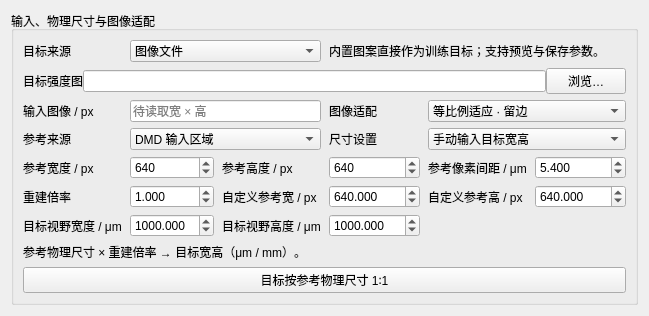
             <widget class="QWidget" name="targetDesignPage">
              <attribute name="title">
               <string>目标与尺寸</string>
              </attribute>
              <layout class="QVBoxLayout" name="targetDesignPageLayout">
               <item>
                <widget class="QGroupBox" name="targetImageGroup">
                 <layout class="QGridLayout" name="targetImageGroupLayout" columnstretch="0,1,0,1,0,1" rowstretch="0,0,0,0,0,0,0,0,0,1">
                  <property name="horizontalSpacing">
                   <number>8</number>
                  </property>
                  <property name="verticalSpacing">
                   <number>6</number>
                  </property>
                  <item row="0" column="0">
                   <widget class="QLabel" name="target_kindLabel">
                    <property name="text">
                     <string>目标来源</string>
                    </property>
                   </widget>
                  </item>
                  <item row="0" column="1" colspan="2">
                   <widget class="QComboBox" name="target_kind">
                    <item>
                     <property name="text">
                      <string>图像文件</string>
                     </property>
                    </item>
                    <item>
                     <property name="text">
                      <string>粗线十字</string>
                     </property>
                    </item>
                    <item>
                     <property name="text">
                      <string>方框</string>
                     </property>
                    </item>
                    <item>
                     <property name="text">
                      <string>非对称 L 与圆点</string>
                     </property>
                    </item>
                   </widget>
                  </item>
                  <item row="0" column="3" colspan="3">
                   <widget class="QLabel" name="testPatternNote">
                    <property name="text">
                     <string>内置图案直接作为训练目标；支持预览与保存参数。</string>
                    </property>
                   </widget>
                  </item>
                  <item row="1" column="0" colspan="6">
                   <layout class="QHBoxLayout" name="targetFileRow">
                    <item>
                     <widget class="QLabel" name="targetLabel">
                      <property name="text">
                       <string>目标强度图</string>
                      </property>
                     </widget>
                    </item>
                    <item>
                     <widget class="QLineEdit" name="target" />
                    </item>
                    <item>
                     <widget class="QPushButton" name="targetBrowse">
                      <property name="text">
                       <string>浏览…</string>
                      </property>
                      <property name="autoDefault">
                       <bool>false</bool>
                      </property>
                     </widget>
                    </item>
                   </layout>
                  </item>
                  <item row="2" column="0">
                   <widget class="QLabel" name="inputImageSizeDisplayCaption">
                    <property name="text">
                     <string>输入图像 / px</string>
                    </property>
                   </widget>
                  </item>
                  <item row="2" column="1" colspan="2">
                   <widget class="QLineEdit" name="inputImageSizeDisplay">
                    <property name="readOnly">
                     <bool>true</bool>
                    </property>
                    <property name="placeholderText">
                     <string>待读取宽 × 高</string>
                    </property>
                   </widget>
                  </item>
                  <item row="2" column="3">
                   <widget class="QLabel" name="targetFitModeComboBoxCaption">
                    <property name="text">
                     <string>图像适配</string>
                    </property>
                   </widget>
                  </item>
                  <item row="2" column="4" colspan="2">
                   <widget class="QComboBox" name="targetFitModeComboBox">
                    <property name="toolTip">
                     <string>参数将保存到当前任务；修改光路与成像参数后需重新核验几何映射。</string>
                    </property>
                    <item>
                     <property name="text">
                      <string>等比例适应 · 留边</string>
                     </property>
                    </item>
                    <item>
                     <property name="text">
                      <string>等比例填满 · 裁剪</string>
                     </property>
                    </item>
                    <item>
                     <property name="text">
                      <string>拉伸填满</string>
                     </property>
                    </item>
                   </widget>
                  </item>
                  <item row="3" column="0">
                   <widget class="QLabel" name="referenceSourceComboBoxCaption">
                    <property name="text">
                     <string>参考来源</string>
                    </property>
                   </widget>
                  </item>
                  <item row="3" column="1" colspan="2">
                   <widget class="QComboBox" name="referenceSourceComboBox">
                    <property name="toolTip">
                     <string>参数将保存到当前任务；修改光路与成像参数后需重新核验几何映射。</string>
                    </property>
                    <item>
                     <property name="text">
                      <string>所选 SLM 有效区域</string>
                     </property>
                    </item>
                    <item>
                     <property name="text">
                      <string>DMD 输入区域</string>
                     </property>
                    </item>
                    <item>
                     <property name="text">
                      <string>自定义像素尺寸</string>
                     </property>
                    </item>
                    <property name="currentIndex">
                     <number>1</number>
                    </property>
                   </widget>
                  </item>
                  <item row="3" column="3">
                   <widget class="QLabel" name="targetSizingModeComboBoxCaption">
                    <property name="text">
                     <string>尺寸设置</string>
                    </property>
                   </widget>
                  </item>
                  <item row="3" column="4" colspan="2">
                   <widget class="QComboBox" name="targetSizingModeComboBox">
                    <property name="toolTip">
                     <string>参数将保存到当前任务；修改光路与成像参数后需重新核验几何映射。</string>
                    </property>
                    <item>
                     <property name="text">
                      <string>按参考尺寸 × 倍率</string>
                     </property>
                    </item>
                    <item>
                     <property name="text">
                      <string>手动输入目标宽高</string>
                     </property>
                    </item>
                    <property name="currentIndex">
                     <number>1</number>
                    </property>
                   </widget>
                  </item>
                  <item row="4" column="0">
                   <widget class="QLabel" name="referenceWidthSpinBoxCaption">
                    <property name="text">
                     <string>参考宽度 / px</string>
                    </property>
                   </widget>
                  </item>
                  <item row="4" column="1">
                   <widget class="QDoubleSpinBox" name="referenceWidthSpinBox">
                    <property name="decimals">
                     <number>0</number>
                    </property>
                    <property name="minimum">
                     <double>0</double>
                    </property>
                    <property name="maximum">
                     <double>1920</double>
                    </property>
                    <property name="value">
                     <double>640</double>
                    </property>
                    <property name="keyboardTracking">
                     <bool>false</bool>
                    </property>
                    <property name="toolTip">
                     <string>按实际光路填写；改变尺寸或成像参数后需重新核验标定。</string>
                    </property>
                   </widget>
                  </item>
                  <item row="4" column="2">
                   <widget class="QLabel" name="referenceHeightSpinBoxCaption">
                    <property name="text">
                     <string>参考高度 / px</string>
                    </property>
                   </widget>
                  </item>
                  <item row="4" column="3">
                   <widget class="QDoubleSpinBox" name="referenceHeightSpinBox">
                    <property name="decimals">
                     <number>0</number>
                    </property>
                    <property name="minimum">
                     <double>0</double>
                    </property>
                    <property name="maximum">
                     <double>1080</double>
                    </property>
                    <property name="value">
                     <double>640</double>
                    </property>
                    <property name="keyboardTracking">
                     <bool>false</bool>
                    </property>
                    <property name="toolTip">
                     <string>按实际光路填写；改变尺寸或成像参数后需重新核验标定。</string>
                    </property>
                   </widget>
                  </item>
                  <item row="4" column="4">
                   <widget class="QLabel" name="referencePitchSpinBoxCaption">
                    <property name="text">
                     <string>参考像素间距 / μm</string>
                    </property>
                   </widget>
                  </item>
                  <item row="4" column="5">
                   <widget class="QDoubleSpinBox" name="referencePitchSpinBox">
                    <property name="decimals">
                     <number>3</number>
                    </property>
                    <property name="minimum">
                     <double>0</double>
                    </property>
                    <property name="maximum">
                     <double>100</double>
                    </property>
                    <property name="value">
                     <double>5.4</double>
                    </property>
                    <property name="keyboardTracking">
                     <bool>false</bool>
                    </property>
                    <property name="toolTip">
                     <string>按实际光路填写；改变尺寸或成像参数后需重新核验标定。</string>
                    </property>
                   </widget>
                  </item>
                  <item row="5" column="0">
                   <widget class="QLabel" name="reconstructionScaleSpinBoxCaption">
                    <property name="text">
                     <string>重建倍率</string>
                    </property>
                   </widget>
                  </item>
                  <item row="5" column="1">
                   <widget class="QDoubleSpinBox" name="reconstructionScaleSpinBox">
                    <property name="decimals">
                     <number>3</number>
                    </property>
                    <property name="minimum">
                     <double>0</double>
                    </property>
                    <property name="maximum">
                     <double>100</double>
                    </property>
                    <property name="value">
                     <double>1</double>
                    </property>
                    <property name="keyboardTracking">
                     <bool>false</bool>
                    </property>
                    <property name="toolTip">
                     <string>按实际光路填写；改变尺寸或成像参数后需重新核验标定。</string>
                    </property>
                   </widget>
                  </item>
                  <item row="5" column="2">
                   <widget class="QLabel" name="customWidthSpinBoxCaption">
                    <property name="text">
                     <string>自定义参考宽 / px</string>
                    </property>
                   </widget>
                  </item>
                  <item row="5" column="3">
                   <widget class="QDoubleSpinBox" name="customWidthSpinBox">
                    <property name="decimals">
                     <number>3</number>
                    </property>
                    <property name="minimum">
                     <double>0</double>
                    </property>
                    <property name="maximum">
                     <double>1000000</double>
                    </property>
                    <property name="value">
                     <double>640</double>
                    </property>
                    <property name="keyboardTracking">
                     <bool>false</bool>
                    </property>
                    <property name="toolTip">
                     <string>自定义像素数 × 参考像素间距 = 参考物理尺寸。此处不改变 SLM 相位文件的分辨率。</string>
                    </property>
                   </widget>
                  </item>
                  <item row="5" column="4">
                   <widget class="QLabel" name="customHeightSpinBoxCaption">
                    <property name="text">
                     <string>自定义参考高 / px</string>
                    </property>
                   </widget>
                  </item>
                  <item row="5" column="5">
                   <widget class="QDoubleSpinBox" name="customHeightSpinBox">
                    <property name="decimals">
                     <number>3</number>
                    </property>
                    <property name="minimum">
                     <double>0</double>
                    </property>
                    <property name="maximum">
                     <double>1000000</double>
                    </property>
                    <property name="value">
                     <double>640</double>
                    </property>
                    <property name="keyboardTracking">
                     <bool>false</bool>
                    </property>
                    <property name="toolTip">
                     <string>自定义像素数 × 参考像素间距 = 参考物理尺寸。此处不改变 SLM 相位文件的分辨率。</string>
                    </property>
                   </widget>
                  </item>
                  <item row="6" column="0">
                   <widget class="QLabel" name="target_width_umLabel">
                    <property name="text">
                     <string>目标视野宽度 / μm</string>
                    </property>
                   </widget>
                  </item>
                  <item row="6" column="1">
                   <widget class="QDoubleSpinBox" name="target_width_um">
                    <property name="decimals">
                     <number>3</number>
                    </property>
                    <property name="minimum">
                     <double>1</double>
                    </property>
                    <property name="maximum">
                     <double>20000</double>
                    </property>
                    <property name="value">
                     <double>1000</double>
                    </property>
                    <property name="keyboardTracking">
                     <bool>false</bool>
                    </property>
                   </widget>
                  </item>
                  <item row="6" column="2">
                   <widget class="QLabel" name="target_height_umLabel">
                    <property name="text">
                     <string>目标视野高度 / μm</string>
                    </property>
                   </widget>
                  </item>
                  <item row="6" column="3">
                   <widget class="QDoubleSpinBox" name="target_height_um">
                    <property name="decimals">
                     <number>3</number>
                    </property>
                    <property name="minimum">
                     <double>1</double>
                    </property>
                    <property name="maximum">
                     <double>20000</double>
                    </property>
                    <property name="value">
                     <double>1000</double>
                    </property>
                    <property name="keyboardTracking">
                     <bool>false</bool>
                    </property>
                   </widget>
                  </item>
                  <item row="7" column="0" colspan="6">
                   <widget class="QLabel" name="targetSizeFormulaLabel">
                    <property name="wordWrap">
                     <bool>true</bool>
                    </property>
                    <property name="text">
                     <string>参考物理尺寸 × 重建倍率 → 目标宽高（μm / mm）。</string>
                    </property>
                    <property name="toolTip">
                     <string>例如 DMD 640 × 640 px、5.4 μm、1×，目标为 3456 × 3456 μm，即 3.456 × 3.456 mm。</string>
                    </property>
                   </widget>
                  </item>
                  <item row="8" column="0" colspan="6">
                   <widget class="QPushButton" name="matchTargetPhysicalButton">
                    <property name="text">
                     <string>目标按参考物理尺寸 1∶1</string>
                    </property>
                    <property name="toolTip">
                     <string>使用参考尺寸 × 1。CCD 端透镜缩小倍率独立设置，不缩小目标平面的视野。</string>
                    </property>
                    <property name="autoDefault">
                     <bool>false</bool>
                    </property>
                   </widget>
                  </item>
                 </layout>
                 <property name="title">
                  <string>输入、物理尺寸与图像适配</string>
                 </property>
                </widget>
               </item>
               <item>
                <spacer name="targetDesignSpacer">
                 <property name="orientation">
                  <enum>Qt::Vertical</enum>
                 </property>
                 <property name="sizeType">
                  <enum>QSizePolicy::Expanding</enum>
                 </property>
                 <property name="sizeHint" stdset="0">
                  <size>
                   <width>10</width>
                   <height>0</height>
                  </size>
                 </property>
                </spacer>
               </item>
              </layout>
             </widget>
